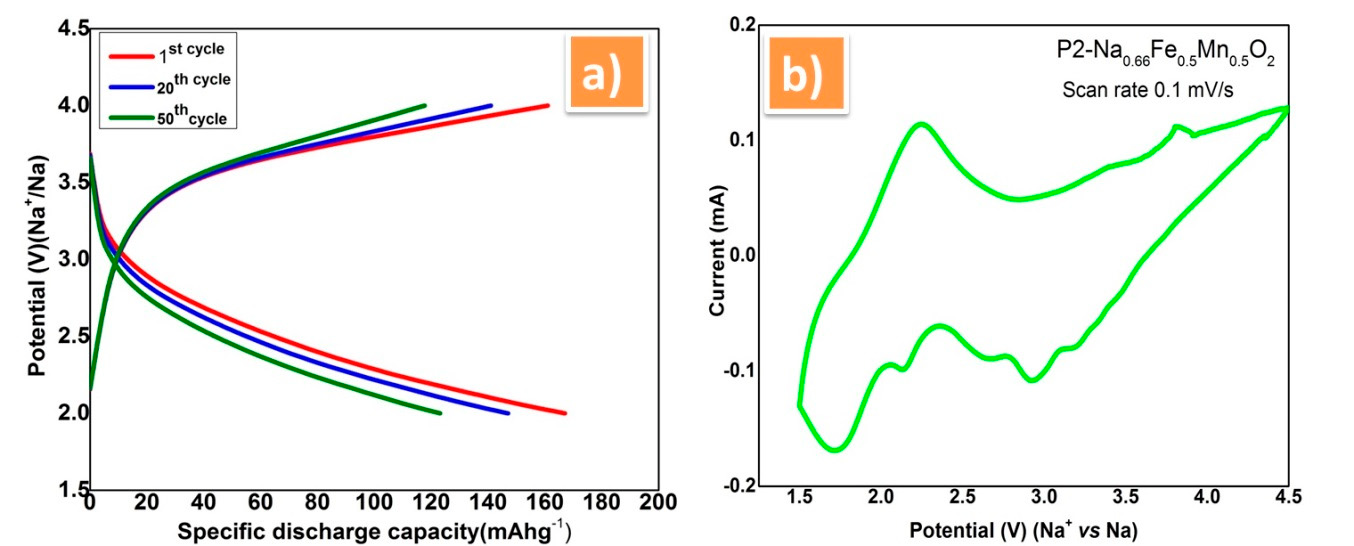
#> input picture physchem/liion/PMC7077619/pdfimages/image.8.3.81_523.164_342/raw.png, 1354 x 546 px, found by its file name
$ jupyter execute convolve-old.ipynb   (older library calls are emulated)
#> lines starting #> are read from the running program, lines starting #| are printed output that depends on the picture; after the words box and inside, x2 and y2 are one past the last pixel; in counts of white or black regions, pixels touching at a corner belong together
### physchem/labels.py
from scipy.ndimage import label, generate_binary_structure

def filter_less_than(arr, k):
    return arr[np.nonzero(arr < k)]

# [61 lines left out: functions filter_equals, test1, label_binary, not called in this run]

import matplotlib.pyplot as plt
import matplotlib.patches as mpatches

from skimage import data
from skimage.filters import threshold_otsu
from skimage.segmentation import clear_border
from skimage.measure import label, regionprops
from skimage.morphology import closing, square
from skimage.color import label2rgb

# [44 lines left out: functions create_filtered_image, ensure_white_bg_binary, thin_binary, not called in this run]

def thin_skeleton_file(image_file, max_iter=25, thresh=180, mode="skeleton"):
    # mode = skeleton or thin
    import numpy as np
    from PIL import Image

    im_gray =np.array(Image.open(image_file).convert("L"))
    return thin_skeleton_gray(im_gray, max_iter, thresh, mode=mode)

def thin_skeleton_gray(im_gray, max_iter=25, thresh=180, mode="skeleton"):
    import numpy as np
    from skimage.morphology import skeletonize, thin
    maxval = 255
    im_bin = (im_gray > thresh) * maxval
    im_invert = (255 - im_bin)
    image = im_invert
    # binarize; this is white on black which skeletonize wants
    image = np.where(image > 0, 1, 0)

    thinned_image = skeletonize(image) if mode=="skeleton" else thin(image, max_iter)
    return thinned_image


# [37 lines left out: functions subplot, segments, not called in this run]

### physchem/ipynb/old/convolve-old.ipynb
[cell 1]
# unit tests

[cell 2]
def create_grid(rows, cols, drow, dcol, intensity=255):
    a = np.zeros((rows, cols), dtype=np.int)
    for i in range(rows):
        if i%drow == 0:
            a[::, i:i+1] = intensity
    for j in range(cols):
        if j%dcol == 0:
            a[j:j + 1, ::] = intensity

    return a

# [15 lines left out: functions box, create_boxes, not called in this run]

def create_skeleton(image_file):
    import labels
    binary = labels.thin_skeleton_file(image_file)
    return binary

[cell 3]
# [7 lines left out: function convolve2d, not called in this run]

[cell 4]
def convolve_normalize_transpose(grid, kernel):
    from scipy import ndimage
#    scipy.ndimage.convolve(input, weights, output=None, mode='reflect', cval=0.0, origin=0)

    if np.any(grid)==None:
        print("grid missing")
        return
    if np.any(kernel)==None:
        print("kernel missing")
        return
#    print("grid sh", grid.shape, "ty", type(grid[0:1,0:1]), type(grid[0,0]))
    convolved = ndimage.convolve(grid, kernel)
    max = np.max(convolved)
    # normalize to grayscale
    convolved = np.where(convolved < max/2 , 0, convolved)
    convolved = np.where(convolved < 0 , 0, convolved)
#    print("Convolved sh", convolved.shape, "ty", type(convolved[0:1,0:1]), type(convolved[0,0]))
    convolved_t = np.transpose(convolved)
    return convolved, convolved_t

def convolve_and_plot(grid, kernel, title=None):
    from PIL import Image
    convolved, convolved_t = convolve_normalize_transpose(grid, kernel)
    plot(convolved)
#    img = Image.fromarray(convolved)
#    img.save(title+".png")

#    plot(convolved_t)

[cell 5]
def plot(myarray):
    import matplotlib.pyplot as plt
    plt.imshow(myarray)
    plt.show()

def plot_file(file):
    array = Image.open(file, "r")
    plot(array)

[cell 6]
import numpy as np

def normalize_box(box):
    """ adds offset to normalize sum = zero """
    area = box.shape[0] * box.shape[1]
    newbox = box - np.sum(box) / area
    return newbox

def create_array_kernel(name, data_array):
    array = normalize_box(data_array)
    return array

def create_kernel(name, width=None, height=None, linewidth=1, intens=1):
    if width==None or height==None:
        raise Exception("must give width and height")

    def hhlw(d, lw):
        hw = (d + 1) // 2
        hlw = (lw + 1) // 2
        return hw,hlw

    def rect(w, h, lw, intens):
        box = np.zeros((width, height))
        box[0:lw, ::] = intens
        box[w - lw, ::] = intens
        box[::, 0:lw] = intens
        box[::, h-lw:h] = intens
        return box

    def vert(w, h, lw, intens):
        box = np.zeros((w, h))
        hw, hlw = hhlw(h, lw)
        box[hw - hlw : hw + hlw - 1, ::] = intens
        return box

    def horiz(w, h, lw, intens):
        box = np.zeros((w, h))
        hw, hlw = hhlw(w, lw)
        box[::, hw - hlw : hw + hlw - 1] = intens
        return box

    def cross(w, h, lw, intens):
        box = np.zeros((width, height))
        hw = (w + 1) // 2
        hh = (h + 1) // 2
        hlw = (lw + 1) // 2
        box[hw - hlw : hw + hlw - 1, ::] = intens
        box[::, hh - hlw : hh + hlw - 1] = intens
        return box

    kernels = {
        "rect": rect(width, height, linewidth, intens),
        "horiz": horiz(width, height, linewidth, intens),
        "vert": vert(width, height, linewidth, intens),
        "cross": cross(width, height, linewidth, intens=3),
    }

    func = kernels[name]
    box = func
    new_box = normalize_box(box)
    return new_box

# [13 lines left out: function create_small_grid, not called in this run]

[cell 7]
def smalltest():
    halfw = 2
    import os
    import numpy as np
    from scipy import ndimage
    from PIL import Image

    float_formatter = "{:.2f}".format
    np.set_printoptions(formatter={'float_kind':float_formatter})

    gridw = 129
    gridh = 137
    grid = create_grid(gridw, gridh, 7, 3)

    print("rect")
    rect_kernel = create_kernel("rect", 5, 4)
    convolve_and_plot(grid, rect_kernel)
    print("cross")
    cross_kernel = create_kernel("cross", 5, 7, intens=3)
    convolve_and_plot(grid, cross_kernel)
    print("horiz")
    horiz_kernel = create_kernel("horiz", 5, 5)
    convolve_and_plot(grid, horiz_kernel)
#> in plot (call 3), `plt.show()`:
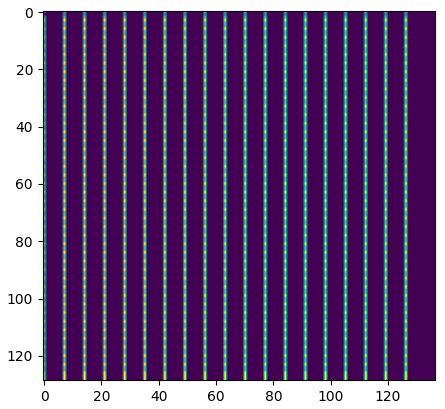
#> figure drawn by matplotlib, 1 panel
    print("vert")
    vert_kernel = create_kernel("vert", 5, 5)
    convolve_and_plot(grid, vert_kernel)
#> in plot (call 4), `plt.show()`:
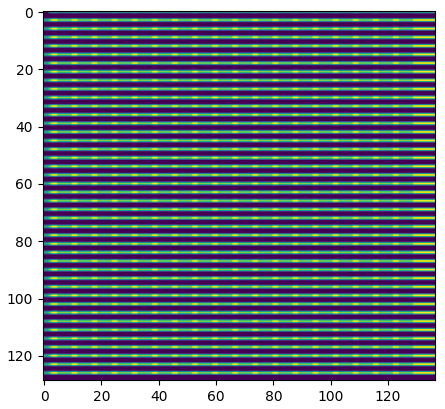
#> figure drawn by matplotlib, 1 panel

    mydata = np.array([
        [1, 1, 0, 1, 1],
        [1, 0, 0, 0, 1],
        [1, 0, 0, 0, 1],
        [1, 1, 0, 1, 1],
    ])

    print("[]")
    kernel = create_array_kernel("[]", mydata)

    convolve_and_plot(grid, kernel)
#> in plot (call 5), `plt.show()`:
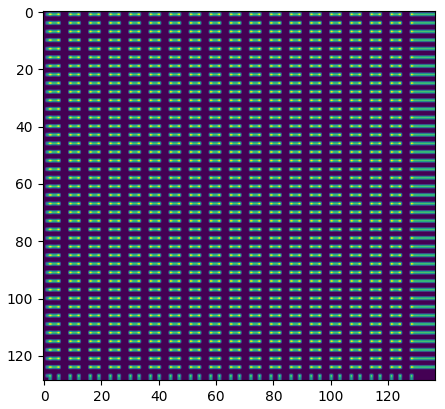
#> figure drawn by matplotlib, 1 panel

    print("===FINISHED smalltest===")

smalltest()

[cell 8]
# [17 lines left out: function old_plot, not called in this run]

[cell 9]
def plot_conv(title, w, h, file):
    import os
    print(title, "-", w, "-", h, "\n", "NOTE x and y may be interchanged")
    plot_pdfimages(create_kernel(title, w, h), title + str(w)+"-"+str(h)+".png", file)
    return

def plot_pdfimages(kernel, title, file):
    import os
    from PIL import Image
    from matplotlib import pyplot as plt

    skeleton = create_skeleton(file)

#    print ("skeleton", type(skeleton), type(skeleton[0:1, 0:1]), "\n", skeleton)
    convolve_and_plot(skeleton, kernel, title);

def plot_pdf_files():
    import os
    HOME = os.path.expanduser("~")
    file = os.path.join(HOME,
        'workspace/jupyter/physchem/liion/PMC7077619/pdfimages/image.8.3.81_523.164_342/raw.png')
    print(file)
    if not os.path.isfile(file):
        print("nonexistent ", file)
        return


    test = False
    if test:
        for i in range(3, 9, 2):
            for j in range(3, 9, 2):
                plot_conv("vert", i, j, file)

        for i in range(3, 9, 2):
            for j in range(3, 9, 2):
                plot_conv("horiz", i, j, file)
    else:
        plot_conv("vert", 3, 3, file)
#> in thin_skeleton_gray, `im_bin = (im_gray > thresh) * maxval`:
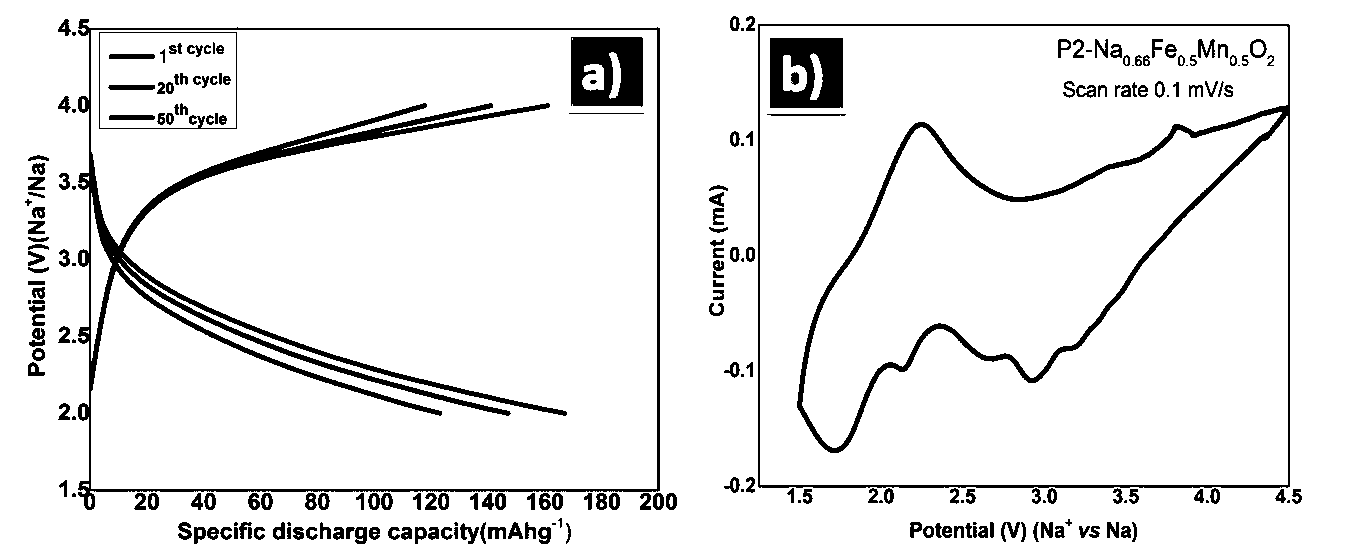
#> im_bin: shape (546, 1354) int64; 92.2% white; 233 black regions (30 under 20 px), largest, box (x1, y1, x2, y2) and area: (78, 19, 660, 510) 18703, (758, 24, 1290, 488) 12067, (571, 37, 643, 107) 4143
#> in thin_skeleton_gray, `thinned_image = skeletonize(image) if mode=="skeleton" else thin(image..`:
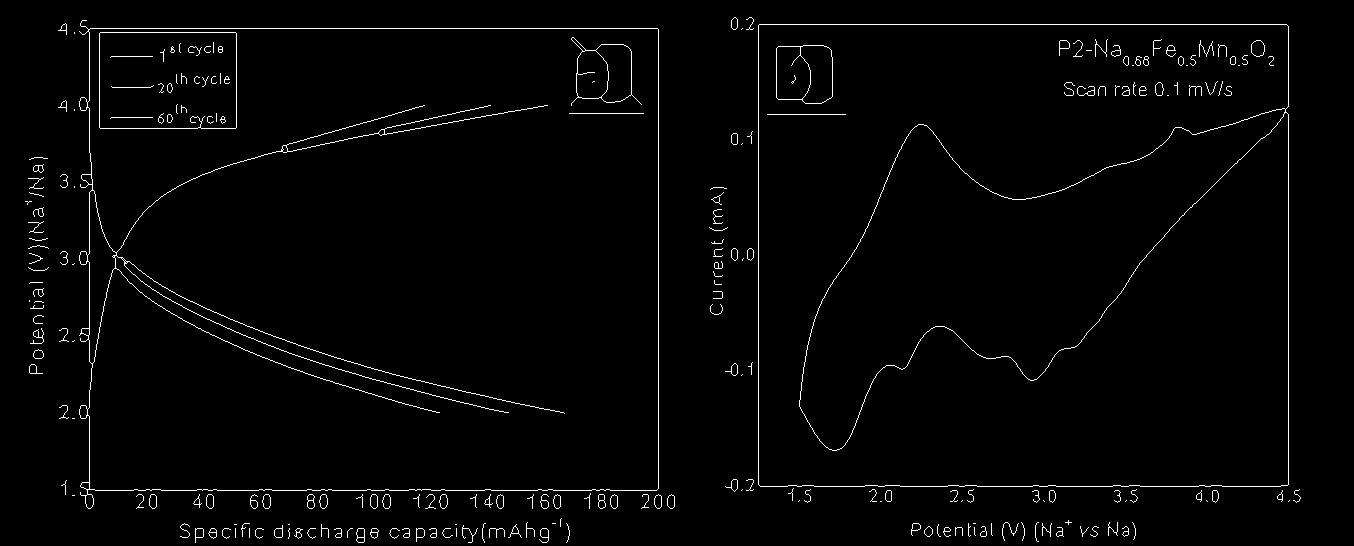
#> thinned_image: shape (546, 1354) bool; 1.9% white in thin lines or dots
#> in convolve_normalize_transpose (call 6), `convolved = ndimage.convolve(grid, kernel)`:
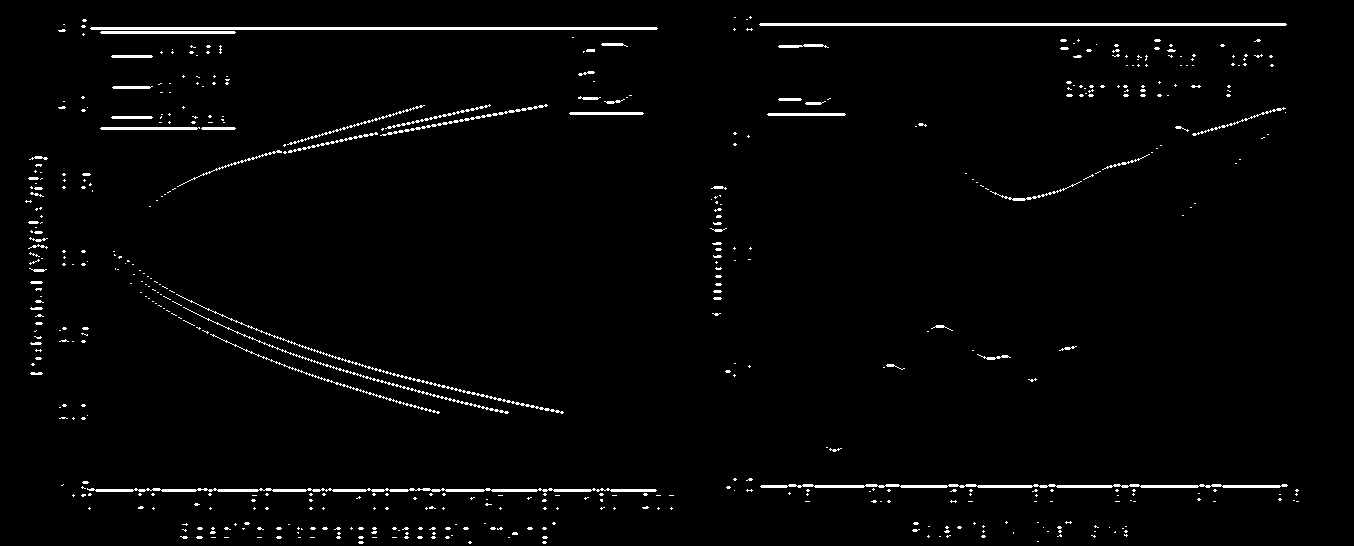
#> convolved: shape (546, 1354) bool; 2.1% white; 526 white regions (463 under 20 px), largest, box (x1, y1, x2, y2) and area: (90, 27, 658, 30) 1700, (759, 23, 1287, 26) 1580, (87, 488, 657, 492) 1519
#> in convolve_normalize_transpose (call 6), `max = np.max(convolved)`: max = True
#> in convolve_normalize_transpose (call 6), `convolved_t = np.transpose(convolved)`: convolved_t: shape (1354, 546) int64; values 0 (black) and 1 (white), 2.1% white; 526 white regions (463 under 20 px), largest, box (x1, y1, x2, y2) and area: (27, 90, 30, 658) 1700, (23, 759, 26, 1287) 1580, (488, 87, 492, 657) 1519
        plot_conv("horiz", 3, 3, file)
#> in convolve_normalize_transpose (call 7), `convolved = ndimage.convolve(grid, kernel)`:
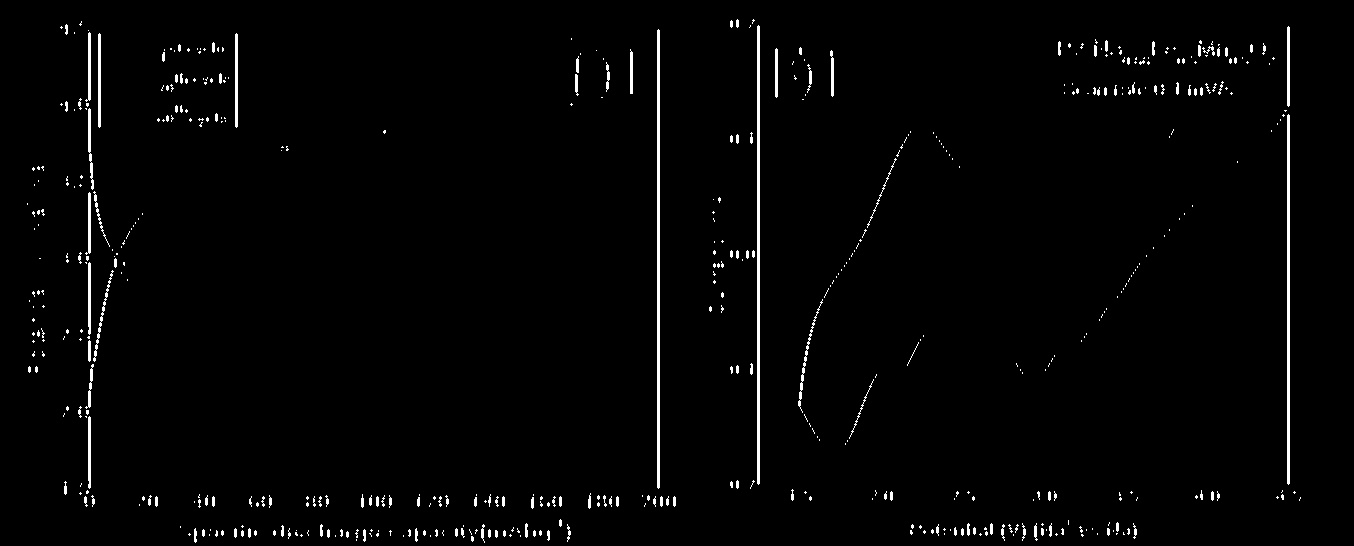
#> convolved: shape (546, 1354) bool; 1.7% white; 534 white regions (389 under 20 px), largest, box (x1, y1, x2, y2) and area: (757, 25, 760, 485) 1376, (657, 29, 660, 489) 1376, (1287, 114, 1290, 485) 1109
#> in convolve_normalize_transpose (call 7), `convolved_t = np.transpose(convolved)`:
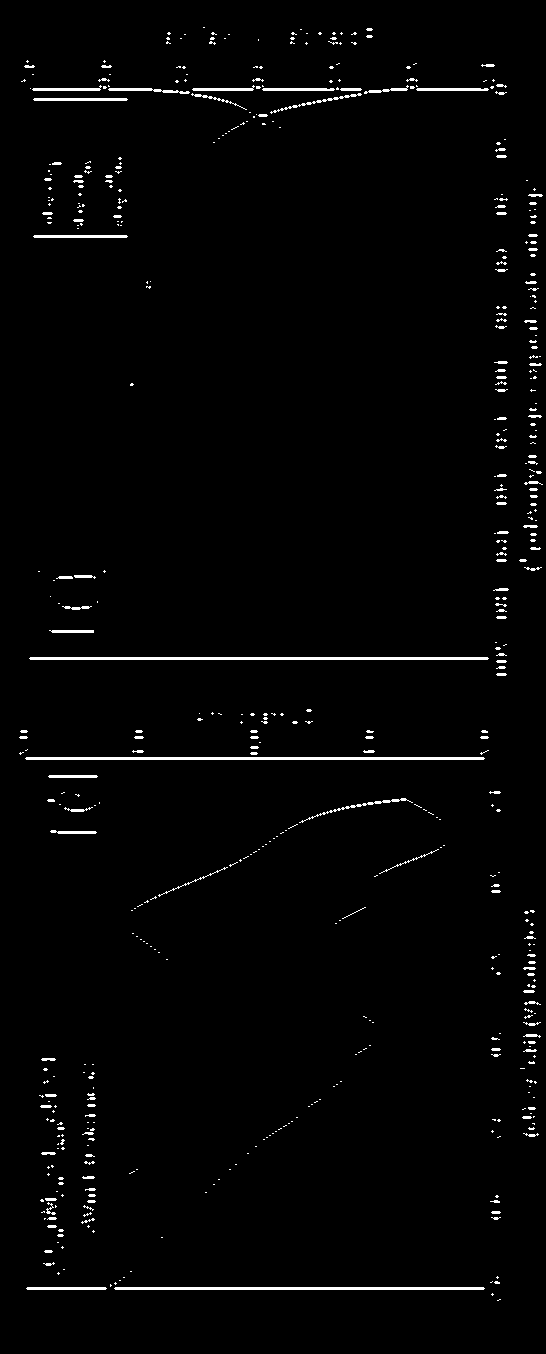
#> convolved_t: shape (1354, 546) int64; values 0 (black) and 1 (white), 1.7% white; 534 white regions (389 under 20 px), largest, box (x1, y1, x2, y2) and area: (29, 657, 489, 660) 1376, (25, 757, 485, 760) 1376, (114, 1287, 485, 1290) 1109
